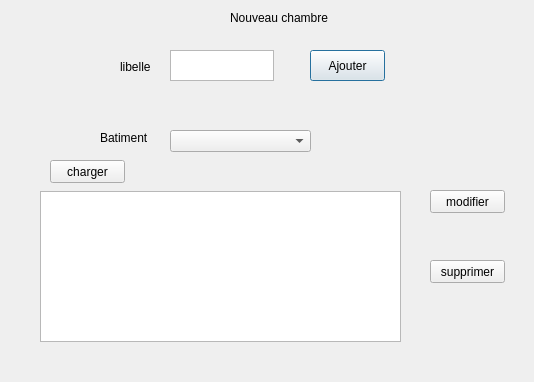
<?xml version="1.0" encoding="UTF-8"?>
<ui version="4.0">
 <class>addlogement</class>
 <widget class="QDialog" name="addlogement">
  <property name="geometry">
   <rect>
    <x>0</x>
    <y>0</y>
    <width>534</width>
    <height>382</height>
   </rect>
  </property>
  <property name="windowTitle">
   <string>Dialog</string>
  </property>
  <widget class="QLabel" name="label">
   <property name="geometry">
    <rect>
     <x>230</x>
     <y>10</y>
     <width>111</width>
     <height>16</height>
    </rect>
   </property>
   <property name="text">
    <string>Nouveau chambre</string>
   </property>
  </widget>
  <widget class="QLabel" name="label_2">
   <property name="geometry">
    <rect>
     <x>120</x>
     <y>60</y>
     <width>47</width>
     <height>13</height>
    </rect>
   </property>
   <property name="text">
    <string>libelle</string>
   </property>
  </widget>
  <widget class="QTextEdit" name="textEdit">
   <property name="geometry">
    <rect>
     <x>170</x>
     <y>50</y>
     <width>104</width>
     <height>31</height>
    </rect>
   </property>
  </widget>
  <widget class="QPushButton" name="pushButton">
   <property name="geometry">
    <rect>
     <x>310</x>
     <y>50</y>
     <width>75</width>
     <height>31</height>
    </rect>
   </property>
   <property name="text">
    <string>Ajouter</string>
   </property>
  </widget>
  <widget class="QTableView" name="tableViewlogement">
   <property name="geometry">
    <rect>
     <x>40</x>
     <y>191</y>
     <width>361</width>
     <height>151</height>
    </rect>
   </property>
  </widget>
  <widget class="QPushButton" name="pushButton_2">
   <property name="geometry">
    <rect>
     <x>430</x>
     <y>190</y>
     <width>75</width>
     <height>23</height>
    </rect>
   </property>
   <property name="text">
    <string>modifier</string>
   </property>
  </widget>
  <widget class="QPushButton" name="pushButton_3">
   <property name="geometry">
    <rect>
     <x>430</x>
     <y>260</y>
     <width>75</width>
     <height>23</height>
    </rect>
   </property>
   <property name="text">
    <string>supprimer</string>
   </property>
  </widget>
  <widget class="QComboBox" name="comboBox">
   <property name="geometry">
    <rect>
     <x>170</x>
     <y>130</y>
     <width>141</width>
     <height>22</height>
    </rect>
   </property>
  </widget>
  <widget class="QLabel" name="label_3">
   <property name="geometry">
    <rect>
     <x>100</x>
     <y>130</y>
     <width>47</width>
     <height>16</height>
    </rect>
   </property>
   <property name="text">
    <string>Batiment</string>
   </property>
  </widget>
  <widget class="QPushButton" name="pushButton_4">
   <property name="geometry">
    <rect>
     <x>50</x>
     <y>160</y>
     <width>75</width>
     <height>23</height>
    </rect>
   </property>
   <property name="text">
    <string>charger</string>
   </property>
  </widget>
 </widget>
 <resources/>
 <connections/>
</ui>
